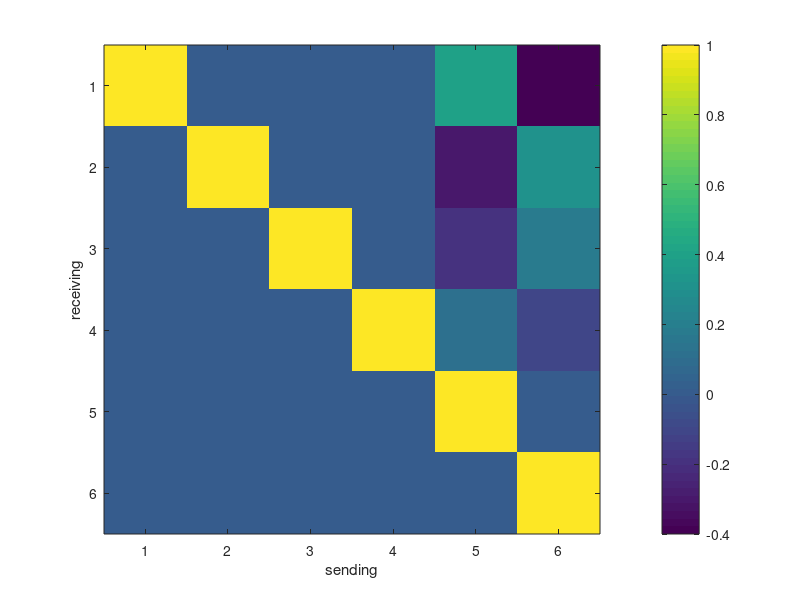
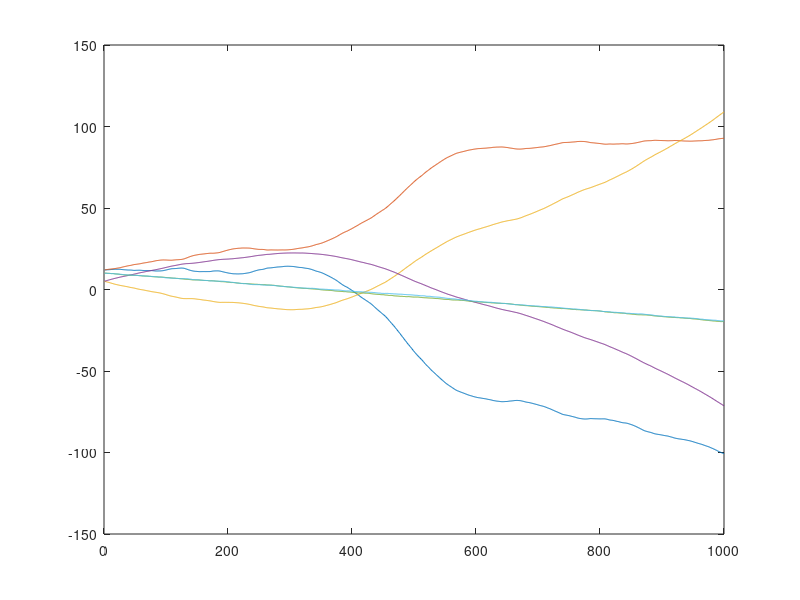
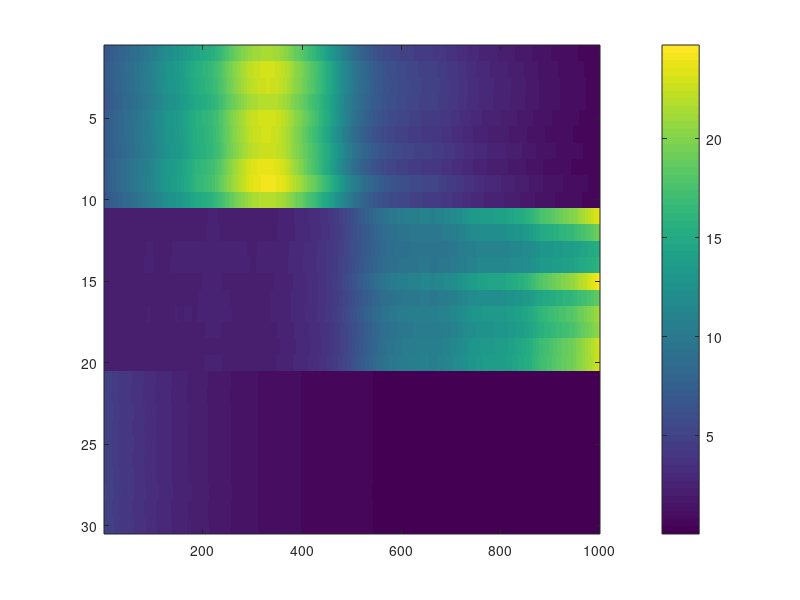
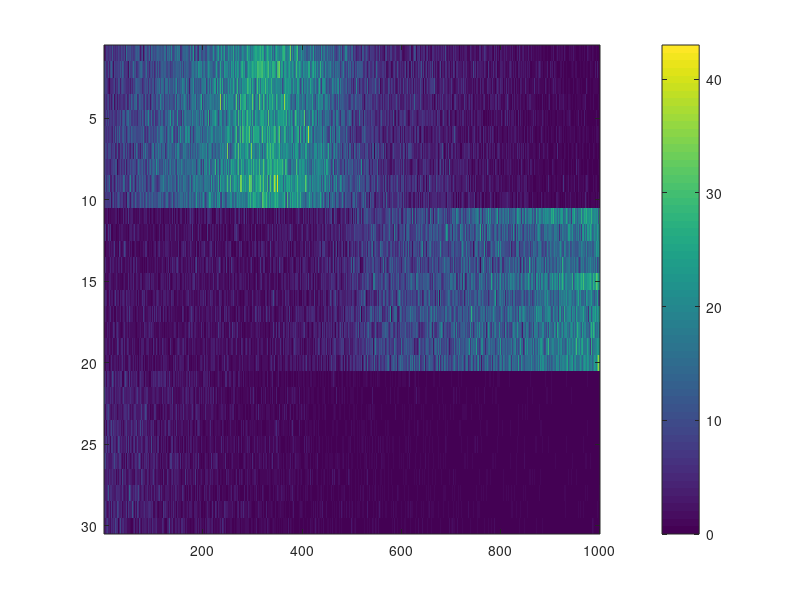

Write the MATLAB code that produced these figures, in order. (Note: this script raises an error after producing the figures.)
addpath(genpath('C:\Users\gaw19004\Documents\GitHub\state-space-clustering'));
% addpath(genpath('D:\github\state-space-clustering'));

%% simulation
rng(2)
n = 10;
nClus = 3;
N = n*nClus;
p = 2;
T = 1000;

Lab = repelem(1:nClus, n);
d = ones(n*nClus,1)*0;
C_all = reshape(normrnd(0.08,1e-3,n*nClus*p,1), [], p);
C_trans = zeros(n*nClus, p*nClus);
for k = 1:length(Lab)
    C_trans(k, ((Lab(k)-1)*p+1):(Lab(k)*p)) = C_all(k,:);
end

X = zeros(p*nClus, T);
x0 = [1.2 1.2 0.5 0.5 1 1]*10;
Q0 = eye(nClus*p)*1e-2;
X(:,1) = mvnrnd(x0, Q0)';

b1 = ones(p,1)*0.01;
b2 = ones(p,1)*0;
b3 = ones(p,1)*-0.03;
b = [b1;b2;b3];

Q1 = 1e-5*eye(p);
Q2 = 1e-4*eye(p);
Q3 = 1e-3*eye(p);
Q = blkdiag(Q1, Q2, Q3);


A = [1 0 0 0 0.4 -0.4;...
    0 1 0 0 -0.3 0.305;
    0 0 1 0 -0.2 0.19;
    0 0 0 1 0.11 -0.1;
    0 0 0 0 1 0;
    0 0 0 0 0 1];

figure(1)
imagesc(A)
colorbar()
xlabel('sending')
ylabel('receiving')

% let's generate lambda
logLam = zeros(n*nClus, T);
logLam(:,1) = d + C_trans*X(:,1);

for t=2:T
    X(:, t) = mvnrnd(A*X(:, t-1) + b, Q)';
    logLam(:, t) = d + C_trans*X(:,t);
end

figure(2)
plot(X')

figure(3)
% imagesc(logLam)
imagesc(exp(logLam))
colorbar()

Y = poissrnd(exp(logLam));
figure(4)
imagesc(Y)
colorbar()

figure(5)
clusterPlot(Y, Lab)

% plot(X(1:p,:)')
% plot(X(p+1:2*p,:)')
% plot(X(2*p+1:3*p,:)')

%% fitting: pre-setting
% assume now observe Y and Lab
% later Y will be the only observation for clustering problem
ng = 1000;

% pre-allocation
X_fit = zeros(nClus*p, T, ng);
x0_fit = zeros(nClus*p, ng);
A_fit = zeros(nClus*p, nClus*p, ng);
b_fit = zeros(nClus*p, ng);
Q_fit = zeros(nClus*p, nClus*p, ng);

% priors
% place-holder...
Q0 = eye(nClus*p);

mux00 = zeros(nClus*p, 1);
Sigx00 = eye(nClus*p)*1e2;

mudc0 = zeros(p+1,1);
Sigdc0 = eye(p+1)*1e-2;

mubA0_mat = [zeros(nClus*p,1) eye(nClus*p)];
SigbA0_f = @(k) eye(p*(1+p*k))*0.25;
SigbA0 = SigbA0_f(nClus);

Psi0 = eye(p)*1e-4;
nu0 = p+2;

% optimize d & C, ignore the cluster assignment
mubA0Mar = mubA0_mat(1:p, [1; (1:p)'+1]);
mubA0Mar = mubA0Mar(:);
d0 = zeros(N,1);
C0 = reshape(normrnd(0,1e-2,N*p,1), [], p);

[d_fit, C_fit, llhd_trace] =...
    dC_singClus(Y,d0,C0,...
    lsqr(C0,(log(mean(Y(:,1:10),2))-d0)),Q0(1:p,1:p),zeros(p,1),...
    eye(p),eye(p)*1e-4,...
    Sigx00(1:p, 1:p),mux00(1:p),zeros(p+1,1),...
    sparse(eye(p+1)*1e-2),SigbA0_f(1),mubA0Mar,Psi0,nu0,... % priors
    10, 1e-2); 


% initials
A_fit(:,:,1) = eye(nClus*p);
% initial for b_fit: 0
Q_fit(:,:,1) = eye(nClus*p)*1e-4;

C_trans_tmp = zeros(n*nClus, p*nClus);
for k = 1:length(Lab)
    C_trans_tmp(k, ((Lab(k)-1)*p+1):(Lab(k)*p)) = C_fit(k,:);
end
x0_fit(:,1) = lsqr(C_trans_tmp,(log(mean(Y(:,1:10),2))-d_fit(:,1)));
[X_fit(:,:,1),~,~] = ppasmoo_poissexp_v2(Y,C_trans_tmp,d_fit(:,1),...
    x0_fit(:,1),Q0,A_fit(:,:,1),b_fit(:,1),Q_fit(:,:,1));

% turn off Q estimation (for debug)
% Q_fit = repmat(Q,1,1,ng); % true

%% fitting: MCMC
for g = 2:ng
    
    disp(g)
    
    % (1) update X_fit
    % adaptive smoothing
    x0_tmp = x0_fit(:,g-1);
    A_tmp = A_fit(:,:,g-1);
    b_tmp = b_fit(:,g-1);
    Q_tmp = Q_fit(:,:,g-1);
    
    [muX,~,~] = ppasmoo_poissexp_v2(Y,C_trans_tmp,d_fit,x0_tmp,Q0,A_tmp,b_tmp,Q_tmp);
    hess_tmp = hessX(muX(:), d_fit, C_trans_tmp, Q0, Q_tmp, A_tmp, Y);
    % tic;
    % use Cholesky decomposition to sample efficiently
    R = chol(-hess_tmp,'lower'); % sparse
    z = randn(length(muX(:)), 1) + R'*muX(:);
    Xsamp = R'\z;
    X_fit(:,:,g) = reshape(Xsamp,[], T);
    % toc;
    
    % (2) update x0_fit
    Sigx0 = inv(inv(Sigx00) + inv(Q0));
    mux0 = Sigx0*(Sigx00\mux00 + Q0\X_fit(:,1,g));
    x0_fit(:,g) = mvnrnd(mux0, Sigx0)';
    % disp(x0_fit(:,g))
    
    
    % (3) update b_fit & A_fit
    for l = unique(Lab)
        
        latentId = ((l-1)*p+1):(l*p);
        mubA0 = mubA0_mat(latentId, :);
        mubA0 = mubA0(:);
        Z_tmp = X_fit(latentId,2:T,g);
        Z_tmp2 = Z_tmp(:);
        
        X_tmp = kron([ones(1,T-1); X_fit(:, 1:(T-1), g)]', eye(p));
        SigbA_tmp = inv(inv(SigbA0) + X_tmp'*kron(eye(T-1), inv(Q_fit(latentId,latentId,g-1)))*X_tmp);
        SigbA_tmp = (SigbA_tmp + SigbA_tmp')/2;
        mubA_tmp = SigbA_tmp*(inv(SigbA0)*mubA0 +...
            X_tmp'*kron(eye(T-1), inv(Q_fit(latentId,latentId,g-1)))*Z_tmp2);
        bAtmp = reshape(mvnrnd(mubA_tmp, SigbA_tmp)', [], 1+nClus*p);
        b_fit(latentId,g) = bAtmp(:,1);
        A_fit(latentId,:,g) = bAtmp(:,2:end);
    end
    
    %     [b_fit(:,g) b]
    %     imagesc(abs(A_fit(:,:,g) - A))
    %     colorbar()
    
    % (5) update Q_fit
    for l = unique(Lab)
        latentId = ((l-1)*p+1):(l*p);
        mux = A_fit(latentId,:,g)*X_fit(:,1:(T-1),g) +...
            repmat(b_fit(latentId, g), 1, T-1);
        xq = X_fit(latentId,2:T,g) - mux;
        
        PsiQ = Psi0 + xq*xq';
        nuQ = T-1 + nu0;
        Q_fit(latentId,latentId,g) = iwishrnd(PsiQ,nuQ);
    end
end
%% diagnose
idx = 200:ng;

% for k = round(linspace(2, 1000, 10))
%     figure(k)
%     subplot(1,2,1)
%     plot(X_fit(:,:,k)')
%     subplot(1,2,2)
%     plot(X')
% end

subplot(1,2,1)
plot(mean(X_fit(:,:,idx), 3)')
subplot(1,2,2)
plot(X')

subplot(3,2,1)
plot(X(1:p,:)')
subplot(3,2,2)
plot(mean(X_fit(1:p,:,idx), 3)')
subplot(3,2,3)
plot(X(p+1:2*p,:)')
subplot(3,2,4)
plot(mean(X_fit(p+1:2*p,:,idx), 3)')
subplot(3,2,5)
plot(X(2*p+1:3*p,:)')
subplot(3,2,6)
plot(mean(X_fit(2*p+1:3*p,:,idx), 3)')


[mean(x0_fit(:,idx), 2) x0']
abs(mean(A_fit(:,:,idx), 3) - A)
[mean(b_fit(:,idx), 2) b]
imagesc(mean(A_fit(:,:,idx), 3))
colorbar()
mean(Q_fit(:,:,idx), 3)


subplot(1,2,1)
imagesc(exp(C_trans*X + d))
cLim = caxis;
title('true')
colorbar()
subplot(1,2,2)
imagesc(exp(C_trans_tmp*mean(X_fit(:,:,idx), 3) + d_fit))
set(gca,'CLim',cLim)
title('fit')
colorbar()


